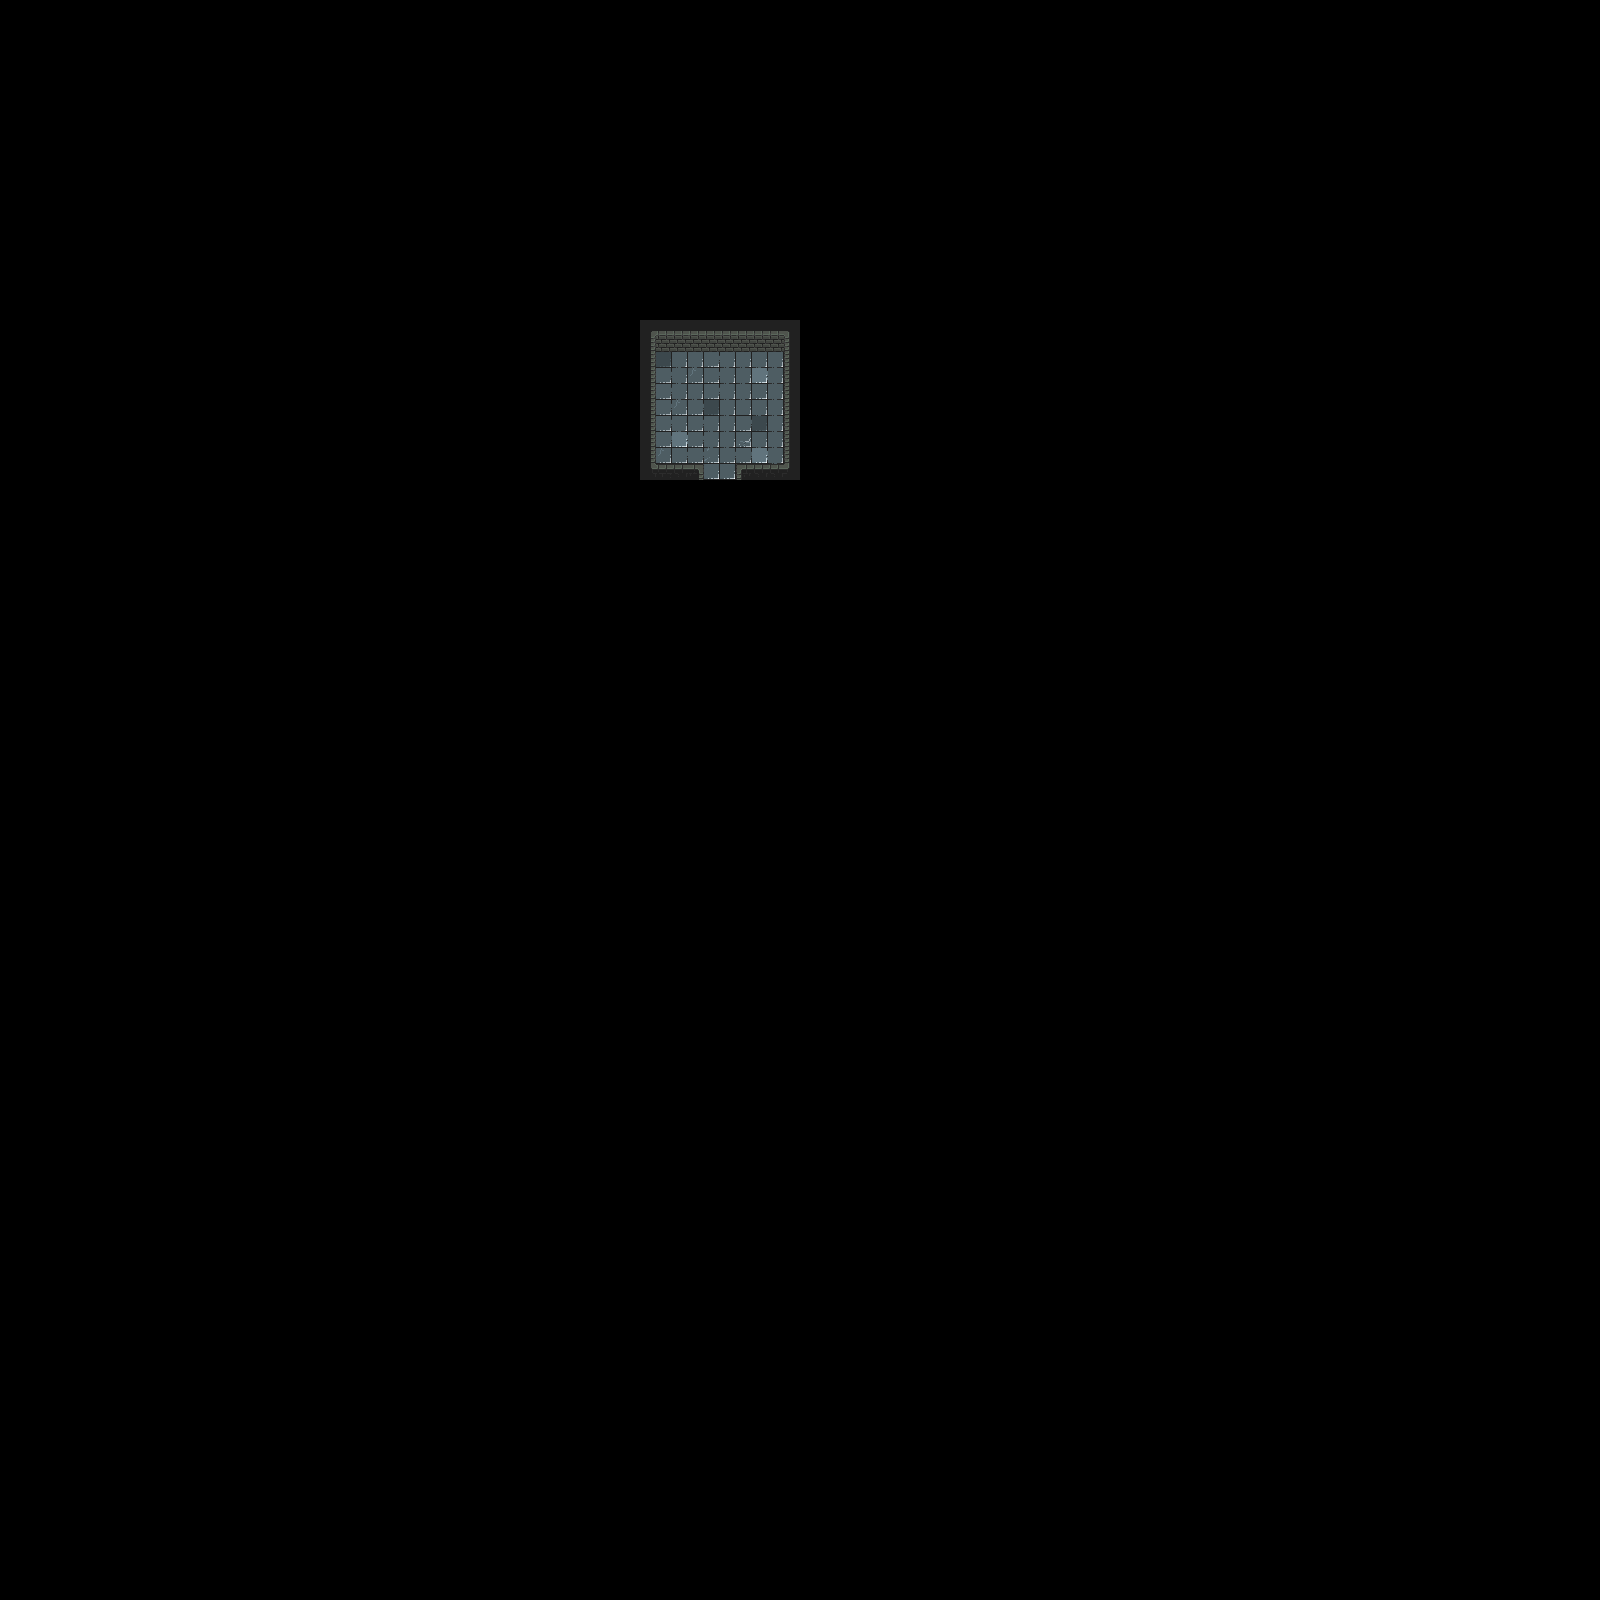

This game map was drawn from its Tiled (.tmx) file and the tilesets committed beside it. A one-line description and the trimmed map source follow:
An orthogonal 100x100 tile map with 16x16 px tiles, 3 tile layers (Ground, SideWalls, Walls), 9 tilesets.

<map version="1.10" tiledversion="1.10.1" orientation="orthogonal" renderorder="right-down" width="100" height="100" tilewidth="16" tileheight="16" infinite="0" nextlayerid="20" nextobjectid="373">
 <editorsettings>
  <export target="../../TileSets/Ebene-01.json" format="json" />
 </editorsettings>
 <tileset firstgid="1" name="Ebene1" tilewidth="16" tileheight="16" tilecount="30" columns="6">
  <image source="../../images/Tilesets/TileSetEbene1.png" width="96" height="80" />
  <tile id="0">
   <properties>
    <property name="collides" type="bool" value="false" />
   </properties>
  </tile>
  <tile id="1">
   <properties>
    <property name="collides" type="bool" value="false" />
   </properties>
  </tile>
  <tile id="2">
   <properties>
    <property name="collides" type="bool" value="false" />
   </properties>
  </tile>
  <tile id="3">
   <properties>
    <property name="collides" type="bool" value="false" />
   </properties>
  </tile>
  <tile id="4">
   <properties>
    <property name="collides" type="bool" value="false" />
   </properties>
  </tile>
  <tile id="5">
   <properties>
    <property name="collides" type="bool" value="false" />
   </properties>
  </tile>
  <tile id="6">
   <properties>
    <property name="collides" type="bool" value="false" />
   </properties>
  </tile>
  <tile id="7">
   <properties>
    <property name="collides" type="bool" value="true" />
   </properties>
  </tile>
  <tile id="8">
   <properties>
    <property name="collides" type="bool" value="false" />
   </properties>
  </tile>
  <tile id="9">
   <properties>
    <property name="collides" type="bool" value="false" />
   </properties>
  </tile>
  <tile id="10">
   <properties>
    <property name="collides" type="bool" value="true" />
   </properties>
  </tile>
  <tile id="11">
   <properties>
    <property name="collides" type="bool" value="false" />
   </properties>
  </tile>
  <tile id="12">
   <properties>
    <property name="collides" type="bool" value="true" />
   </properties>
  </tile>
  <tile id="13">
   <properties>
    <property name="collides" type="bool" value="true" />
   </properties>
  </tile>
  <tile id="14">
   <properties>
    <property name="collides" type="bool" value="true" />
   </properties>
  </tile>
  <tile id="15">
   <properties>
    <property name="collides" type="bool" value="true" />
   </properties>
  </tile>
  <tile id="16">
   <properties>
    <property name="collides" type="bool" value="true" />
   </properties>
  </tile>
  <tile id="17">
   <properties>
    <property name="collides" type="bool" value="true" />
   </properties>
  </tile>
  <tile id="18">
   <properties>
    <property name="collides" type="bool" value="true" />
   </properties>
  </tile>
  <tile id="19">
   <properties>
    <property name="collides" type="bool" value="true" />
   </properties>
  </tile>
  <tile id="20">
   <properties>
    <property name="collides" type="bool" value="true" />
   </properties>
  </tile>
  <tile id="21">
   <properties>
    <property name="collides" type="bool" value="true" />
   </properties>
  </tile>
  <tile id="22">
   <properties>
    <property name="collides" type="bool" value="true" />
   </properties>
  </tile>
  <tile id="23">
   <properties>
    <property name="collides" type="bool" value="true" />
   </properties>
  </tile>
  <tile id="24">
   <properties>
    <property name="collides" type="bool" value="true" />
   </properties>
  </tile>
  <tile id="25">
   <properties>
    <property name="collides" type="bool" value="true" />
   </properties>
  </tile>
  <tile id="26">
   <properties>
    <property name="collides" type="bool" value="true" />
   </properties>
  </tile>
  <tile id="27">
   <properties>
    <property name="collides" type="bool" value="true" />
   </properties>
  </tile>
  <tile id="28">
   <properties>
    <property name="collides" type="bool" value="false" />
   </properties>
  </tile>
  <tile id="29">
   <properties>
    <property name="collides" type="bool" value="false" />
   </properties>
  </tile>
 </tileset>
 <tileset firstgid="31" name="Slime_idle-Sheet" tilewidth="16" tileheight="16" tilecount="2" columns="2">
  <image source="../../sprites/enemy1/Slime_idle-Sheet.png" width="32" height="16" />
 </tileset>
 <tileset firstgid="33" name="normal_Chest" tilewidth="16" tileheight="16" tilecount="5" columns="5">
  <image source="../../sprites/Objects/chests/normal_Chest-Sheet.png" width="80" height="16" />
 </tileset>
 <tileset firstgid="38" name="Small_LightPillar_Sphere" tilewidth="16" tileheight="16" tilecount="1" columns="1">
  <image source="../../sprites/Icons/Small_LightPillar_Sphere.png" width="16" height="16" />
 </tileset>
 <tileset firstgid="39" name="Small_LightPillar-Sheet" tilewidth="16" tileheight="24" tilecount="9" columns="9">
  <image source="../../sprites/Objects/lightPillar/Small_LightPillar-Sheet.png" width="144" height="24" />
 </tileset>
 <tileset firstgid="48" name="Slime2_idle-Sheet" tilewidth="16" tileheight="16" tilecount="2" columns="2">
  <image source="../../sprites/enemy2/Slime2_idle-Sheet.png" width="32" height="16" />
 </tileset>
 <tileset firstgid="50" name="Slime3_idle-Sheet" tilewidth="16" tileheight="16" tilecount="2" columns="2">
  <image source="../../sprites/enemy3/Slime3_idle-Sheet.png" width="32" height="16" />
 </tileset>
 <tileset firstgid="52" name="hearth_Chest-Sheet" tilewidth="16" tileheight="16" tilecount="5" columns="5">
  <image source="../../sprites/Objects/chests/hearth_Chest-Sheet.png" width="80" height="16" />
 </tileset>
 <tileset firstgid="57" name="Stairs" tilewidth="16" tileheight="16" tilecount="1" columns="1">
  <image source="../../sprites/Objects/stairs/Stairs.png" width="16" height="16" />
 </tileset>
 <layer id="3" name="Ground" width="100" height="100">
  <data>[10000 cells, 58 non-empty, 10 distinct tile ids]</data>
 </layer>
 <layer id="2" name="SideWalls" width="100" height="100">
  <data>[10000 cells, 8 non-empty, 1 distinct tile ids]</data>
 </layer>
 <layer id="5" name="Walls" width="100" height="100">
  <data>[10000 cells, 42 non-empty, 12 distinct tile ids]</data>
 </layer>
 <objectgroup id="11" name="LightPillars" />
 <objectgroup id="13" name="SmallSpheres" />
 <objectgroup id="12" name="NormalChests" />
 <objectgroup id="18" name="HearthChests" />
 <objectgroup id="14" name="Slimes" />
 <objectgroup id="15" name="Slimes2" />
 <objectgroup id="16" name="Slimes3" />
 <objectgroup id="19" name="Stairs" />
</map>
